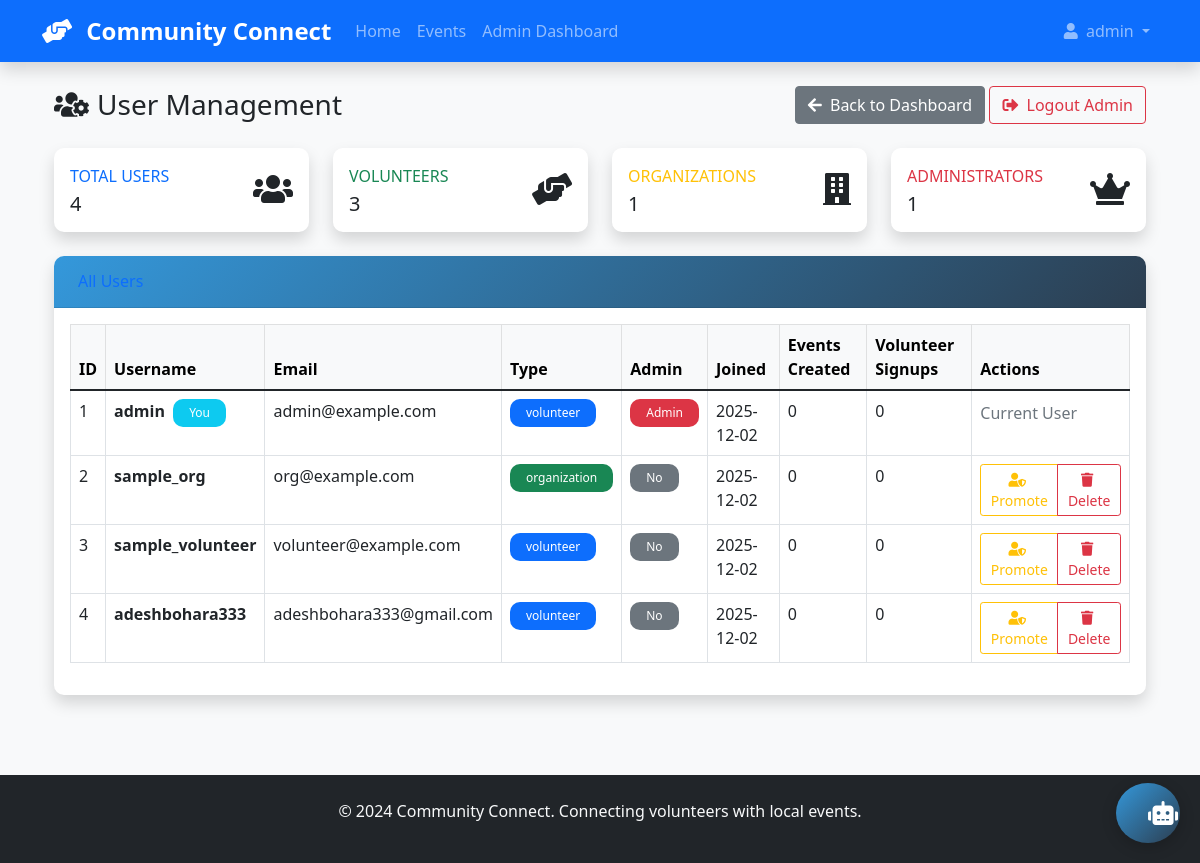
Before: /admin/users (signed in) with the older database file.
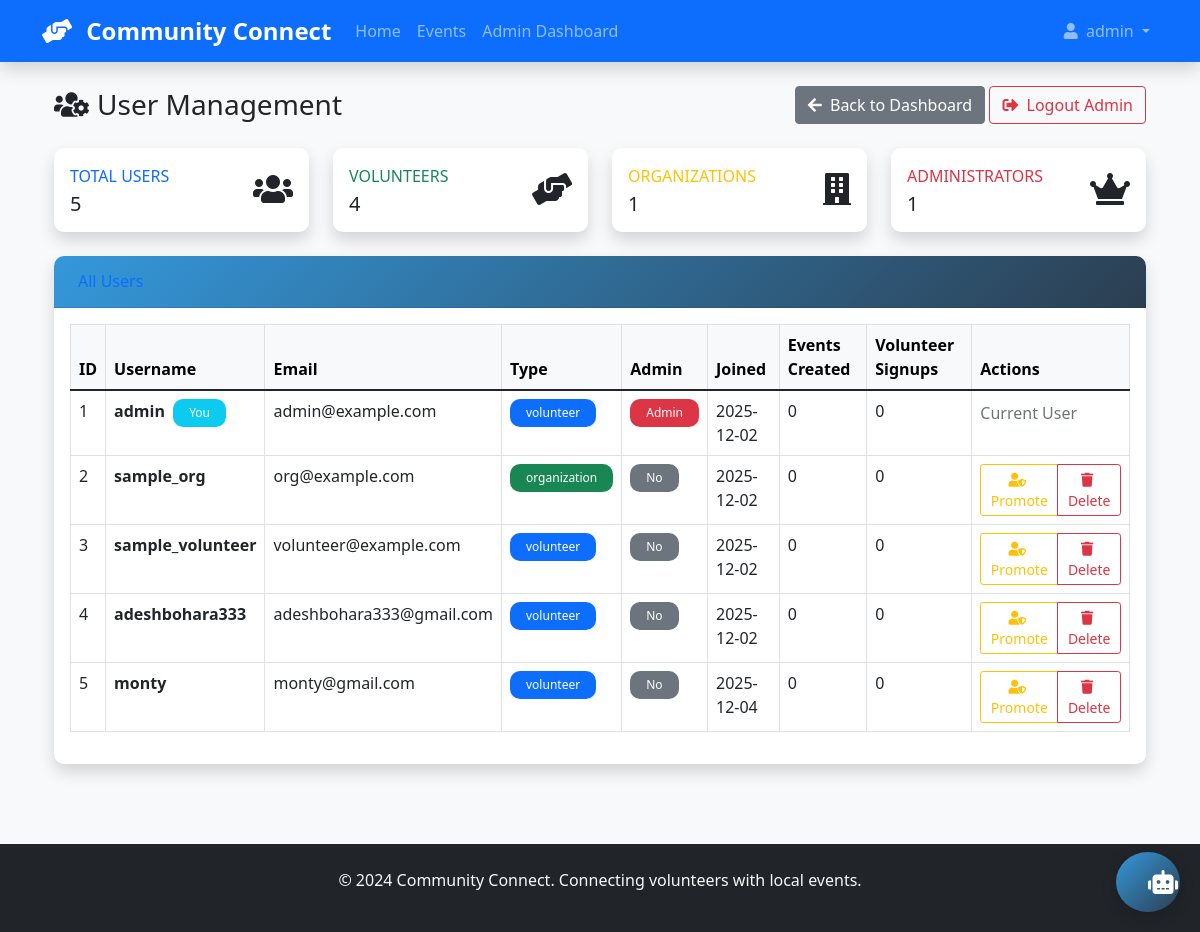
After: the same page with the newer database file.
### app/models.py (models this page shows, shortened)
class User(UserMixin, db.Model):
    __tablename__ = 'user'
    __table_args__ = {'extend_existing': True}
    id = db.Column(db.Integer, primary_key=True)
    username = db.Column(db.String(80), unique=True, nullable=True)
    email = db.Column(db.String(120), unique=True, nullable=False)
    password_hash = db.Column(db.String(128), nullable=True)
    user_type = db.Column(db.String(20), nullable=True, default='volunteer')
    is_admin = db.Column(db.Boolean, default=False)
    created_at = db.Column(db.DateTime, default=datetime.utcnow)
    google_id = db.Column(db.String(120), unique=True, nullable=True)
    picture = db.Column(db.String(500), nullable=True)
    given_name = db.Column(db.String(80), nullable=True)
    family_name = db.Column(db.String(80), nullable=True)
    events_created = db.relationship('Event', backref='organizer', lazy=True)
    volunteer_signups = db.relationship('EventVolunteer', backref='volunteer', lazy=True)

### app/routes.py (the view)
@main.route('/admin/users')
@login_required
def admin_users():
    if not current_user.is_admin:
        flash('Admin access required', 'error')
        return redirect(url_for('main.admin_login'))
    users = User.query.all()
    return render_template('admin_users.html', users=users)

### app/__init__.py (called while the page is built)
@login_manager.user_loader
def load_user(user_id):
    return User.query.get(int(user_id))

### app/templates/admin_users.html (shortened to what this page needs)
{% extends "base.html" %}
{% block content %}
<div class="container-fluid">
    <div class="d-sm-flex align-items-center justify-content-between mb-4">
        <h1 class="h3 mb-0 text-gray-800">
            <i class="fas fa-users-cog me-2"></i>User Management
        </h1>
        <div>
            <a href="{{ url_for('main.admin_dashboard') }}" class="btn btn-secondary">
                <i class="fas fa-arrow-left me-1"></i> Back to Dashboard
            </a>
            <a href="{{ url_for('main.admin_logout') }}" class="btn btn-outline-danger">
                <i class="fas fa-sign-out-alt me-1"></i> Logout Admin
            </a>
        </div>
    </div>
    <div class="row mb-4">
        <div class="col-md-3">
            <div class="card border-left-primary shadow h-100">
                <div class="card-body">
                    <div class="row no-gutters align-items-center">
                        <div class="col mr-2">
                            <div class="text-xs font-weight-bold text-primary text-uppercase mb-1">
                                Total Users
                            </div>
                            <div class="h5 mb-0 font-weight-bold text-gray-800">{{ users|length }}</div>
                        </div>
                        <div class="col-auto">
                            <i class="fas fa-users fa-2x text-gray-300"></i>
                        </div>
                    </div>
                </div>
            </div>
        </div>
        <div class="col-md-3">
            <div class="card border-left-success shadow h-100">
                <div class="card-body">
                    <div class="row no-gutters align-items-center">
                        <div class="col mr-2">
                            <div class="text-xs font-weight-bold text-success text-uppercase mb-1">
                                Volunteers
                            </div>
                            <div class="h5 mb-0 font-weight-bold text-gray-800">
                                {{ users|selectattr('user_type', 'equalto', 'volunteer')|list|length }}
                            </div>
                        </div>
                        <div class="col-auto">
                            <i class="fas fa-hands-helping fa-2x text-gray-300"></i>
                        </div>
                    </div>
                </div>
            </div>
        </div>
        <div class="col-md-3">
            <div class="card border-left-warning shadow h-100">
                <div class="card-body">
                    <div class="row no-gutters align-items-center">
                        <div class="col mr-2">
                            <div class="text-xs font-weight-bold text-warning text-uppercase mb-1">
                                Organizations
                            </div>
                            <div class="h5 mb-0 font-weight-bold text-gray-800">
                                {{ users|selectattr('user_type', 'equalto', 'organization')|list|length }}
                            </div>
                        </div>
                        <div class="col-auto">
                            <i class="fas fa-building fa-2x text-gray-300"></i>
                        </div>
                    </div>
                </div>
            </div>
        </div>
        <div class="col-md-3">
            <div class="card border-left-danger shadow h-100">
                <div class="card-body">
                    <div class="row no-gutters align-items-center">
                        <div class="col mr-2">
                            <div class="text-xs font-weight-bold text-danger text-uppercase mb-1">
                                Administrators
                            </div>
                            <div class="h5 mb-0 font-weight-bold text-gray-800">
                                {{ users|selectattr('is_admin')|list|length }}
                            </div>
                        </div>
                        <div class="col-auto">
                            <i class="fas fa-crown fa-2x text-gray-300"></i>
                        </div>
                    </div>
                </div>
            </div>
        </div>
    </div>
    <div class="card shadow mb-4">
        <div class="card-header py-3 d-flex justify-content-between align-items-center">
            <h6 class="m-0 font-weight-bold text-primary">All Users</h6>
        </div>
        <div class="card-body">
            <div class="table-responsive">
                <table class="table table-bordered table-hover" id="usersTable">
                    <thead class="table-light">
                        <tr>
                            <th>ID</th>
                            <th>Username</th>
                            <th>Email</th>
                            <th>Type</th>
                            <th>Admin</th>
                            <th>Joined</th>
                            <th>Events Created</th>
                            <th>Volunteer Signups</th>
                            <th>Actions</th>
                        </tr>
                    </thead>
                    <tbody>
                        {% for user in users %}
                        <tr>
                            <td>{{ user.id }}</td>
                            <td>
                                <strong>{{ user.username }}</strong>
                                {% if user.id == current_user.id %}
                                <span class="badge bg-info ms-1">You</span>
                                {% endif %}
                            </td>
                            <td>{{ user.email }}</td>
                            <td>
                                <span class="badge bg-{{ 'success' if user.user_type == 'organization' else 'primary' }}">
                                    {{ user.user_type }}
                                </span>
                            </td>
                            <td>
                                {% if user.is_admin %}
                                <span class="badge bg-danger">Admin</span>
                                {% else %}
                                <span class="badge bg-secondary">No</span>
                                {% endif %}
                            </td>
                            <td>{{ user.created_at.strftime('%Y-%m-%d') }}</td>
                            <td>{{ user.events_created|length }}</td>
                            <td>{{ user.volunteer_signups|length }}</td>
                            <td>
                                <div class="btn-group btn-group-sm">
                                    {% if user.id != current_user.id %}
                                    <button class="btn btn-outline-warning toggle-admin-btn"
                                            data-user-id="{{ user.id }}"
                                            data-username="{{ user.username }}"
                                            data-is-admin="{{ user.is_admin|lower }}">
                                        <i class="fas fa-user-shield me-1"></i>
                                        {{ 'Demote' if user.is_admin else 'Promote' }}
                                    </button>
                                    <button class="btn btn-outline-danger delete-user-btn"
                                            data-user-id="{{ user.id }}"
                                            data-username="{{ user.username }}">
                                        <i class="fas fa-trash me-1"></i> Delete
                                    </button>
                                    {% else %}
                                    <span class="text-muted">Current User</span>
                                    {% endif %}
                                </div>
                            </td>
                        </tr>
                        {% endfor %}
                    </tbody>
                </table>
            </div>
        </div>
    </div>
</div>
{% endblock %}

### app/templates/base.html (shortened to what this page needs)
<!DOCTYPE html>
<html lang="en">
<head>
    <link href="https://cdn.jsdelivr.net/npm/bootstrap@5.1.3/dist/css/bootstrap.min.css" rel="stylesheet">
    <link href="https://cdnjs.cloudflare.com/ajax/libs/font-awesome/5.15.4/css/all.min.css" rel="stylesheet">
    <link href="{{ url_for('static', filename='style.css') }}" rel="stylesheet">
</head>
<body class="bg-light d-flex flex-column min-vh-100">
    <nav class="navbar navbar-expand-lg navbar-dark bg-primary shadow">
        <div class="container">
            <a class="navbar-brand" href="{{ url_for('main.index') }}">
                <i class="fas fa-hands-helping me-2"></i>
                <strong>Community Connect</strong>
            </a>
            <div class="collapse navbar-collapse" id="navbarNav">
                <ul class="navbar-nav me-auto">
                    <li class="nav-item">
                        <a class="nav-link" href="{{ url_for('main.index') }}">Home</a>
                    </li>
                    <li class="nav-item">
                        <a class="nav-link" href="{{ url_for('main.events') }}">Events</a>
                    </li>
                    {% if current_user.is_authenticated %}
                    <li class="nav-item">
                        {% if current_user.is_admin %}
                        <a class="nav-link" href="{{ url_for('main.admin_dashboard') }}">Admin Dashboard</a>
                        {% else %}
                        <a class="nav-link" href="{{ url_for('main.dashboard') }}">Dashboard</a>
                        {% endif %}
                    </li>
                    {% endif %}
                </ul>
                <ul class="navbar-nav">
                    {% if current_user.is_authenticated %}
                    <li class="nav-item dropdown">
                        <a class="nav-link dropdown-toggle" href="#" id="navbarDropdown" role="button" data-bs-toggle="dropdown">
                            <i class="fas fa-user me-1"></i> {{ current_user.username }}
                        </a>
                    </li>
                    {% endif %}
                </ul>
            </div>
        </div>
    </nav>
    <main class="container my-4 flex-grow-1">
        {% block content %}{% endblock %}
    </main>
    <footer class="bg-dark text-light py-4 mt-auto">
        <div class="container text-center">
            <p>&copy; 2024 Community Connect. Connecting volunteers with local events.</p>
        </div>
    </footer>
</body>
</html>
<button id="chatbot-toggle" class="btn btn-primary chatbot-toggle">
    <i class="fas fa-robot"></i>
</button>

### app/static/style.css (style rules this page uses)
:root { --primary-color: #3498db; --secondary-color: #2c3e50; --success-color: #27ae60; --warning-color: #f39c12; --danger-color: #e74c3c; }
html { height: 100%; }
body { display: flex; flex-direction: column; min-height: 100vh; margin: 0; }
main.container { flex: 1 0 auto; padding-bottom: 2rem; }
footer.bg-dark { flex-shrink: 0; margin-top: auto; width: 100%; }
.card { border: none; border-radius: 10px; box-shadow: 0 4px 6px rgba(0, 0, 0, 0.1); transition: transform 0.3s ease, box-shadow 0.3s ease; }
.card-header { background: linear-gradient(135deg, var(--primary-color), var(--secondary-color)); color: white; border-radius: 10px 10px 0 0 !important; padding: 1.5rem; }
.btn-primary { background: linear-gradient(135deg, var(--primary-color), var(--secondary-color)); border: none; border-radius: 25px; padding: 0.75rem 2rem; transition: all 0.3s ease; }
.navbar-brand { font-weight: bold; font-size: 1.5rem; }
.navbar-nav .nav-link { font-weight: 500; padding: 0.5rem 1rem; border-radius: 25px; transition: all 0.3s ease; }
.badge { border-radius: 10px; padding: 0.5rem 1rem; font-weight: 500; }
.fade-in { animation: fadeIn 0.5s ease-in; }

### app/templates/base.html (style rules this page uses)
.chatbot-toggle { position: fixed; bottom: 20px; right: 20px; width: 60px; height: 60px; border-radius: 50%; font-size: 1.5rem; z-index: 1000; box-shadow: 0 4px 15px rgba(0,0,0,0.2); }

Changed rows visible on the page:
added User: id "5", username "monty", email "monty@gmail.com", user_type "volunteer", shows "No", created_at "2025-12-04", events_created|length "0", volunteer_signups|length "0", is_admin "Promote"
Other visible differences:
{{ users|length }}: "4" → "5"
{{ users|selectattr('user_type', 'equalto', 'volunteer')|list|length }}: "3" → "4"
